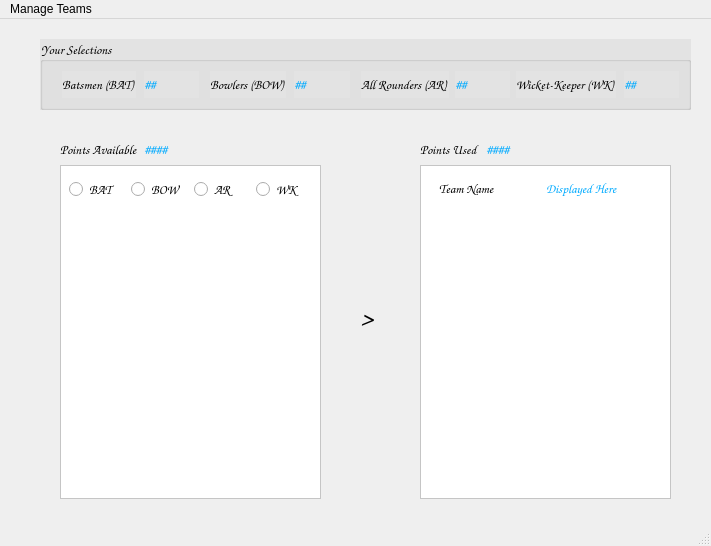
<?xml version="1.0" encoding="UTF-8"?>
<ui version="4.0">
 <class>MainWindow</class>
 <widget class="QMainWindow" name="MainWindow">
  <property name="geometry">
   <rect>
    <x>0</x>
    <y>0</y>
    <width>711</width>
    <height>546</height>
   </rect>
  </property>
  <property name="windowTitle">
   <string>MainWindow</string>
  </property>
  <widget class="QWidget" name="centralwidget">
   <widget class="QGroupBox" name="horizontalGroupBox">
    <property name="geometry">
     <rect>
      <x>40</x>
      <y>20</y>
      <width>651</width>
      <height>71</height>
     </rect>
    </property>
    <property name="font">
     <font>
      <family>Comic Sans MS</family>
      <pointsize>10</pointsize>
     </font>
    </property>
    <property name="styleSheet">
     <string notr="true">background-color: rgb(227, 227, 227);</string>
    </property>
    <property name="title">
     <string>Your Selections</string>
    </property>
    <layout class="QHBoxLayout" name="horizontalLayout">
     <item>
      <spacer name="horizontalSpacer_19">
       <property name="orientation">
        <enum>Qt::Horizontal</enum>
       </property>
       <property name="sizeType">
        <enum>QSizePolicy::Maximum</enum>
       </property>
       <property name="sizeHint" stdset="0">
        <size>
         <width>10</width>
         <height>20</height>
        </size>
       </property>
      </spacer>
     </item>
     <item>
      <widget class="QLabel" name="Batsmen_Label">
       <property name="font">
        <font>
         <family>Comic Sans MS</family>
         <pointsize>10</pointsize>
         <weight>75</weight>
         <bold>true</bold>
        </font>
       </property>
       <property name="text">
        <string>Batsmen (BAT)</string>
       </property>
      </widget>
     </item>
     <item>
      <spacer name="horizontalSpacer_20">
       <property name="orientation">
        <enum>Qt::Horizontal</enum>
       </property>
       <property name="sizeType">
        <enum>QSizePolicy::Maximum</enum>
       </property>
       <property name="sizeHint" stdset="0">
        <size>
         <width>2</width>
         <height>20</height>
        </size>
       </property>
      </spacer>
     </item>
     <item>
      <widget class="QLabel" name="Batsmen_Count">
       <property name="font">
        <font>
         <family>Comic Sans MS</family>
         <pointsize>10</pointsize>
         <weight>75</weight>
         <bold>true</bold>
        </font>
       </property>
       <property name="styleSheet">
        <string notr="true">color: rgb(0, 170, 255);</string>
       </property>
       <property name="text">
        <string>##</string>
       </property>
      </widget>
     </item>
     <item>
      <spacer name="horizontalSpacer_21">
       <property name="orientation">
        <enum>Qt::Horizontal</enum>
       </property>
       <property name="sizeType">
        <enum>QSizePolicy::Maximum</enum>
       </property>
       <property name="sizeHint" stdset="0">
        <size>
         <width>5</width>
         <height>20</height>
        </size>
       </property>
      </spacer>
     </item>
     <item>
      <widget class="QLabel" name="Bowlers_Label">
       <property name="font">
        <font>
         <family>Comic Sans MS</family>
         <pointsize>10</pointsize>
         <weight>75</weight>
         <bold>true</bold>
        </font>
       </property>
       <property name="text">
        <string>Bowlers (BOW)</string>
       </property>
      </widget>
     </item>
     <item>
      <spacer name="horizontalSpacer_22">
       <property name="orientation">
        <enum>Qt::Horizontal</enum>
       </property>
       <property name="sizeType">
        <enum>QSizePolicy::Maximum</enum>
       </property>
       <property name="sizeHint" stdset="0">
        <size>
         <width>2</width>
         <height>20</height>
        </size>
       </property>
      </spacer>
     </item>
     <item>
      <widget class="QLabel" name="Bowlers_Count">
       <property name="font">
        <font>
         <family>Comic Sans MS</family>
         <pointsize>10</pointsize>
         <weight>75</weight>
         <bold>true</bold>
        </font>
       </property>
       <property name="styleSheet">
        <string notr="true">color: rgb(0, 170, 255);</string>
       </property>
       <property name="text">
        <string>##</string>
       </property>
      </widget>
     </item>
     <item>
      <spacer name="horizontalSpacer_23">
       <property name="orientation">
        <enum>Qt::Horizontal</enum>
       </property>
       <property name="sizeType">
        <enum>QSizePolicy::Maximum</enum>
       </property>
       <property name="sizeHint" stdset="0">
        <size>
         <width>5</width>
         <height>20</height>
        </size>
       </property>
      </spacer>
     </item>
     <item>
      <widget class="QLabel" name="All_Rounders_Label">
       <property name="font">
        <font>
         <family>Comic Sans MS</family>
         <pointsize>10</pointsize>
         <weight>75</weight>
         <bold>true</bold>
        </font>
       </property>
       <property name="text">
        <string>All Rounders (AR)</string>
       </property>
      </widget>
     </item>
     <item>
      <widget class="QLabel" name="All_Rounders_Count">
       <property name="font">
        <font>
         <family>Comic Sans MS</family>
         <pointsize>10</pointsize>
         <weight>75</weight>
         <bold>true</bold>
        </font>
       </property>
       <property name="styleSheet">
        <string notr="true">color: rgb(0, 170, 255);</string>
       </property>
       <property name="text">
        <string>##</string>
       </property>
      </widget>
     </item>
     <item>
      <widget class="QLabel" name="Wicket_Keeper_Label">
       <property name="font">
        <font>
         <family>Comic Sans MS</family>
         <pointsize>10</pointsize>
         <weight>75</weight>
         <bold>true</bold>
        </font>
       </property>
       <property name="text">
        <string>Wicket-Keeper (WK)</string>
       </property>
      </widget>
     </item>
     <item>
      <spacer name="horizontalSpacer_25">
       <property name="orientation">
        <enum>Qt::Horizontal</enum>
       </property>
       <property name="sizeType">
        <enum>QSizePolicy::Maximum</enum>
       </property>
       <property name="sizeHint" stdset="0">
        <size>
         <width>2</width>
         <height>20</height>
        </size>
       </property>
      </spacer>
     </item>
     <item>
      <widget class="QLabel" name="Wicket_Keeper_Count">
       <property name="font">
        <font>
         <family>Comic Sans MS</family>
         <pointsize>10</pointsize>
         <weight>75</weight>
         <bold>true</bold>
        </font>
       </property>
       <property name="styleSheet">
        <string notr="true">color: rgb(0, 170, 255);</string>
       </property>
       <property name="text">
        <string>##</string>
       </property>
      </widget>
     </item>
     <item>
      <spacer name="horizontalSpacer_24">
       <property name="orientation">
        <enum>Qt::Horizontal</enum>
       </property>
       <property name="sizeType">
        <enum>QSizePolicy::Maximum</enum>
       </property>
       <property name="sizeHint" stdset="0">
        <size>
         <width>0</width>
         <height>20</height>
        </size>
       </property>
      </spacer>
     </item>
    </layout>
   </widget>
   <widget class="QFrame" name="horizontalFrame_4">
    <property name="geometry">
     <rect>
      <x>60</x>
      <y>150</y>
      <width>261</width>
      <height>41</height>
     </rect>
    </property>
    <property name="styleSheet">
     <string notr="true"/>
    </property>
    <layout class="QHBoxLayout" name="horizontalLayout_10">
     <item>
      <widget class="QRadioButton" name="Batsman_RadioButton">
       <property name="font">
        <font>
         <family>Comic Sans MS</family>
         <pointsize>10</pointsize>
         <weight>75</weight>
         <bold>true</bold>
        </font>
       </property>
       <property name="styleSheet">
        <string notr="true">background-color: rgb(255, 255, 255);</string>
       </property>
       <property name="text">
        <string>BAT</string>
       </property>
      </widget>
     </item>
     <item>
      <widget class="QRadioButton" name="Bowler_RadioButton">
       <property name="font">
        <font>
         <family>Comic Sans MS</family>
         <pointsize>10</pointsize>
         <weight>75</weight>
         <bold>true</bold>
        </font>
       </property>
       <property name="styleSheet">
        <string notr="true">background-color: rgb(255, 255, 255);</string>
       </property>
       <property name="text">
        <string>BOW</string>
       </property>
      </widget>
     </item>
     <item>
      <widget class="QRadioButton" name="All_Rounder_RadioButton">
       <property name="font">
        <font>
         <family>Comic Sans MS</family>
         <pointsize>10</pointsize>
         <weight>75</weight>
         <bold>true</bold>
        </font>
       </property>
       <property name="styleSheet">
        <string notr="true">background-color: rgb(255, 255, 255);</string>
       </property>
       <property name="text">
        <string>AR</string>
       </property>
      </widget>
     </item>
     <item>
      <widget class="QRadioButton" name="Wicket_Keeper_RadioButton">
       <property name="font">
        <font>
         <family>Comic Sans MS</family>
         <pointsize>10</pointsize>
         <weight>75</weight>
         <bold>true</bold>
        </font>
       </property>
       <property name="styleSheet">
        <string notr="true">background-color: rgb(255, 255, 255);</string>
       </property>
       <property name="text">
        <string>WK</string>
       </property>
      </widget>
     </item>
    </layout>
   </widget>
   <widget class="QFrame" name="horizontalFrame_5">
    <property name="geometry">
     <rect>
      <x>410</x>
      <y>150</y>
      <width>261</width>
      <height>38</height>
     </rect>
    </property>
    <property name="styleSheet">
     <string notr="true"/>
    </property>
    <layout class="QHBoxLayout" name="horizontalLayout_11">
     <item>
      <spacer name="horizontalSpacer_8">
       <property name="orientation">
        <enum>Qt::Horizontal</enum>
       </property>
       <property name="sizeType">
        <enum>QSizePolicy::Fixed</enum>
       </property>
       <property name="sizeHint" stdset="0">
        <size>
         <width>20</width>
         <height>20</height>
        </size>
       </property>
      </spacer>
     </item>
     <item>
      <widget class="QLabel" name="Team_Name_Label">
       <property name="font">
        <font>
         <family>Comic Sans MS</family>
         <pointsize>10</pointsize>
         <weight>75</weight>
         <bold>true</bold>
        </font>
       </property>
       <property name="styleSheet">
        <string notr="true">background-color: rgb(255, 255, 255);</string>
       </property>
       <property name="text">
        <string>Team Name</string>
       </property>
      </widget>
     </item>
     <item>
      <widget class="QLabel" name="Team_Name">
       <property name="font">
        <font>
         <family>Comic Sans MS</family>
         <pointsize>10</pointsize>
         <weight>75</weight>
         <bold>true</bold>
        </font>
       </property>
       <property name="styleSheet">
        <string notr="true">color: rgb(0, 170, 255);background-color: rgb(255, 255, 255);</string>
       </property>
       <property name="text">
        <string>Displayed Here</string>
       </property>
      </widget>
     </item>
     <item>
      <spacer name="horizontalSpacer_7">
       <property name="orientation">
        <enum>Qt::Horizontal</enum>
       </property>
       <property name="sizeType">
        <enum>QSizePolicy::Fixed</enum>
       </property>
       <property name="sizeHint" stdset="0">
        <size>
         <width>16</width>
         <height>20</height>
        </size>
       </property>
      </spacer>
     </item>
    </layout>
   </widget>
   <widget class="QWidget" name="layoutWidget">
    <property name="geometry">
     <rect>
      <x>420</x>
      <y>120</y>
      <width>251</width>
      <height>360</height>
     </rect>
    </property>
    <layout class="QVBoxLayout" name="verticalLayout_2">
     <item>
      <layout class="QHBoxLayout" name="horizontalLayout_4">
       <item>
        <widget class="QLabel" name="Points_Used_Label">
         <property name="font">
          <font>
           <family>Comic Sans MS</family>
           <pointsize>10</pointsize>
           <weight>75</weight>
           <bold>true</bold>
          </font>
         </property>
         <property name="text">
          <string>Points Used</string>
         </property>
        </widget>
       </item>
       <item>
        <spacer name="horizontalSpacer_5">
         <property name="orientation">
          <enum>Qt::Horizontal</enum>
         </property>
         <property name="sizeHint" stdset="0">
          <size>
           <width>10</width>
           <height>20</height>
          </size>
         </property>
        </spacer>
       </item>
       <item>
        <widget class="QLabel" name="Points_Used">
         <property name="font">
          <font>
           <family>Comic Sans MS</family>
           <pointsize>10</pointsize>
           <weight>75</weight>
           <bold>true</bold>
          </font>
         </property>
         <property name="styleSheet">
          <string notr="true">color: rgb(0, 170, 255);</string>
         </property>
         <property name="text">
          <string>####</string>
         </property>
        </widget>
       </item>
       <item>
        <spacer name="horizontalSpacer_6">
         <property name="orientation">
          <enum>Qt::Horizontal</enum>
         </property>
         <property name="sizeHint" stdset="0">
          <size>
           <width>200</width>
           <height>20</height>
          </size>
         </property>
        </spacer>
       </item>
      </layout>
     </item>
     <item>
      <widget class="QListWidget" name="Players_Selected">
       <property name="font">
        <font>
         <family>Comic Sans MS</family>
         <pointsize>11</pointsize>
         <weight>75</weight>
         <bold>true</bold>
        </font>
       </property>
       <property name="layoutDirection">
        <enum>Qt::LeftToRight</enum>
       </property>
       <property name="styleSheet">
        <string notr="true">color: rgb(0, 170, 255);
background-color: rgb(255, 255, 255);
padding-top:50px;
padding-left:25px;
</string>
       </property>
      </widget>
     </item>
    </layout>
   </widget>
   <widget class="QWidget" name="layoutWidget">
    <property name="geometry">
     <rect>
      <x>60</x>
      <y>120</y>
      <width>261</width>
      <height>360</height>
     </rect>
    </property>
    <layout class="QVBoxLayout" name="verticalLayout">
     <item>
      <layout class="QHBoxLayout" name="horizontalLayout_3">
       <item>
        <widget class="QLabel" name="Points_Available_Label">
         <property name="font">
          <font>
           <family>Comic Sans MS</family>
           <pointsize>10</pointsize>
           <weight>75</weight>
           <bold>true</bold>
          </font>
         </property>
         <property name="text">
          <string>Points Available</string>
         </property>
        </widget>
       </item>
       <item>
        <spacer name="horizontalSpacer_3">
         <property name="orientation">
          <enum>Qt::Horizontal</enum>
         </property>
         <property name="sizeHint" stdset="0">
          <size>
           <width>10</width>
           <height>20</height>
          </size>
         </property>
        </spacer>
       </item>
       <item>
        <widget class="QLabel" name="Points_Available">
         <property name="font">
          <font>
           <family>Comic Sans MS</family>
           <pointsize>10</pointsize>
           <weight>75</weight>
           <bold>true</bold>
          </font>
         </property>
         <property name="styleSheet">
          <string notr="true">color: rgb(0, 170, 255);</string>
         </property>
         <property name="text">
          <string>####</string>
         </property>
        </widget>
       </item>
       <item>
        <spacer name="horizontalSpacer_4">
         <property name="orientation">
          <enum>Qt::Horizontal</enum>
         </property>
         <property name="sizeHint" stdset="0">
          <size>
           <width>200</width>
           <height>20</height>
          </size>
         </property>
        </spacer>
       </item>
      </layout>
     </item>
     <item>
      <widget class="QListWidget" name="Players_Available">
       <property name="font">
        <font>
         <family>Comic Sans MS</family>
         <pointsize>11</pointsize>
         <weight>75</weight>
         <bold>true</bold>
        </font>
       </property>
       <property name="layoutDirection">
        <enum>Qt::LeftToRight</enum>
       </property>
       <property name="styleSheet">
        <string notr="true">color: rgb(0, 170, 255);
background-color: rgb(255, 255, 255);
padding-top:50px;
padding-left:25px;
</string>
       </property>
       <property name="currentRow">
        <number>-1</number>
       </property>
      </widget>
     </item>
    </layout>
   </widget>
   <widget class="QLabel" name="Send">
    <property name="geometry">
     <rect>
      <x>360</x>
      <y>120</y>
      <width>20</width>
      <height>360</height>
     </rect>
    </property>
    <property name="font">
     <font>
      <family>Comic Sans MS</family>
      <pointsize>19</pointsize>
      <weight>75</weight>
      <bold>true</bold>
     </font>
    </property>
    <property name="text">
     <string>&gt;</string>
    </property>
   </widget>
   <zorder>layoutWidget</zorder>
   <zorder>layoutWidget</zorder>
   <zorder>horizontalGroupBox</zorder>
   <zorder>horizontalFrame_5</zorder>
   <zorder>Send</zorder>
   <zorder>horizontalFrame_4</zorder>
  </widget>
  <widget class="QMenuBar" name="menubar">
   <property name="geometry">
    <rect>
     <x>0</x>
     <y>0</y>
     <width>711</width>
     <height>21</height>
    </rect>
   </property>
   <widget class="QMenu" name="Manage_Teams">
    <property name="font">
     <font>
      <family>Comic Sans MS</family>
      <pointsize>10</pointsize>
     </font>
    </property>
    <property name="title">
     <string>Manage Teams</string>
    </property>
    <property name="separatorsCollapsible">
     <bool>false</bool>
    </property>
    <addaction name="New_Team"/>
    <addaction name="Open_Team"/>
    <addaction name="Save_Team"/>
    <addaction name="Evaluate_Team"/>
   </widget>
   <addaction name="Manage_Teams"/>
  </widget>
  <widget class="QStatusBar" name="statusbar"/>
  <action name="actionNEW_team">
   <property name="text">
    <string>NEW Team</string>
   </property>
   <property name="font">
    <font>
     <family>Comic Sans MS</family>
     <pointsize>8</pointsize>
    </font>
   </property>
  </action>
  <action name="New_Team">
   <property name="text">
    <string>NEW Team</string>
   </property>
   <property name="font">
    <font>
     <family>Comic Sans MS</family>
     <pointsize>10</pointsize>
    </font>
   </property>
  </action>
  <action name="Open_Team">
   <property name="text">
    <string>OPEN Team</string>
   </property>
   <property name="font">
    <font>
     <family>Comic Sans MS</family>
    </font>
   </property>
  </action>
  <action name="Save_Team">
   <property name="text">
    <string>SAVE Team</string>
   </property>
  </action>
  <action name="Evaluate_Team">
   <property name="text">
    <string>EVALUATE Team</string>
   </property>
  </action>
 </widget>
 <resources/>
 <connections/>
</ui>
